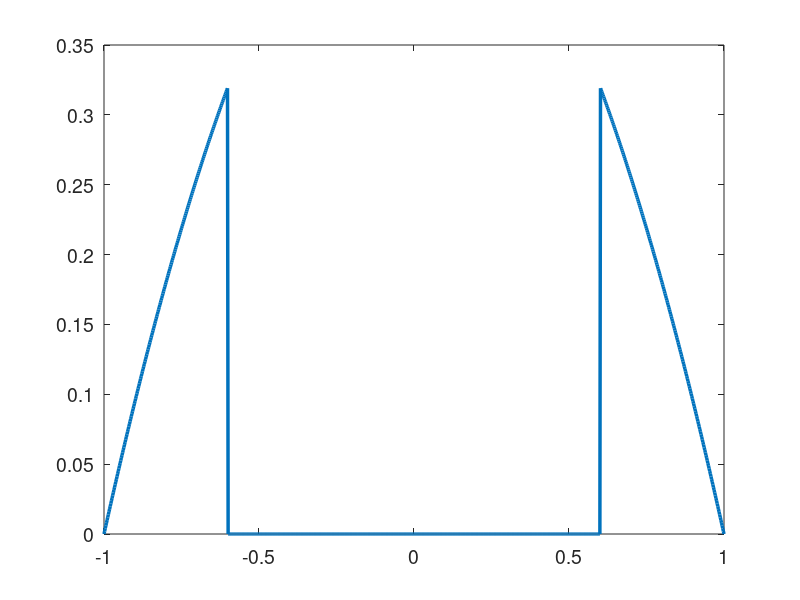

MATLAB code for this plot: (Note: this script raises an error after producing the figure.)
% clc
clear all
close all


set(0,'DefaultAxesFontSize',14)
set(0,'defaultLineLineWidth',2.5)
% set(0,'DefaultFigureWindowStyle','docked')


linestyles = {'k-','b-','r-','g-','c-','m-','k--','b--','r--','g--','c--','m--','k-.','b-.','r-.','g-.','c-.','m-.','k:','b:','r:','g:','c:','m:'};
pointstyles = {'ko','bo','ro','go','co','mo','k^','b^','r^','g^','c^','m^','ks','bs','rs','gs','cs','ms','k*','b*','r*','g*','c*','m*','k+','b+','r+','g+','c+','m+'};

%%%%%%%%%%%%%%%%%%%%%%%%%%%%%%%%%%%%%%%%%%%%%%%%%%%%%%%%%%%%%%%%%%
% Navier-Stokes Solver Demo (2D Channel)
%%%%%%%%%%%%%%%%%%%%%%%%%%%%%%%%%%%%%%%%%%%%%%%%%%%%%%%%%%%%%%%%%%

format compact;
format short; 
Re = 1; Pr=0.8; Pe=Re*Pr; 

%N=16; E=5; N1=N+1; nL=N1*N1*E;  % 16th order
N=2; % polynomial order  
Ex=1; % Number of elements in x
Ey=5; % Number of elements in y
CFL=0.1;
u_ic = Re;
pert = 0.0;
f_ic = @(x,y) u_ic*(1-y.^2);

%% Enrichment information
en_on = 1;
N_en_y = Ey; 
% psi = {@(x,y) (0.5*(1 - y.^2) + 0.*x), @(x,y) 0.*y + 0.*x};
% gpsi = {@(x,y) 0.*y + 0.*x, @(x,y) (-1.*y + 0.*x), ...
%         @(x,y) 0.*y + 0.*x, @(x,y) 0.*y + 0.*x};
% hpsi = {@(x,y) 0.*y + 0.*x, @(x,y) (-1 - 0.*y + 0.*x), ...
%         @(x,y) 0.*y + 0.*x, @(x,y) 0.*y + 0.*x};
    
% No enrichment on one half
% psi = {@(x,y) (y<=0).*(0.5*(1 - y.^2)) + (y>0).*0.5 + 0.*x, @(x,y) 0.*y + 0.*x};
% gpsi = {@(x,y) 0.*y + 0.*x, @(x,y) (y<=0).*(-1.*y)+ (y>0).*0 + 0.*x, ...
%         @(x,y) 0.*y + 0.*x, @(x,y) 0.*y + 0.*x};
% hpsi = {@(x,y) 0.*y + 0.*x, @(x,y) (y<=0).*(-1.)+ (y>0).*0 + 0.*y + 0.*x, ...
%         @(x,y) 0.*y + 0.*x, @(x,y) 0.*y + 0.*x};

% Blended enrichment
% En - Blend - normal .. - Blend - En
% N_en_form = 1;
% Ly = 2/Ey;
% ye = 1-Ly*N_en_form; % end of enrichment
% yb = 1-Ly*(N_en_form+1); % end of blending
% 
% blend = @(x,y) 0.*x + ...
%     (abs(y) >= (ye-eps)).*1 + ...
%     ((-(ye-eps) < y).*(y <= -(yb-eps))).*(y-(-yb))/((-ye)-(-yb)) + ...
%     + y.*0 + ...
%     (((ye-eps) > y).*(y >= (yb-eps))).*(y-(yb))/((ye)-(yb));
% dblend = @(x,y) 0.*x + ...
%     (abs(y) >= (ye-eps)).*0 + ...
%     ((-(ye-eps) < y).*(y <= -(yb-eps))).*1./((-ye)-(-yb)) + ...
%     + y.*0 + ...
%     (((ye-eps) > y).*(y >= (yb-eps))).*1./((ye)-(yb));
% hblend = @(x,y) 0.*x + ...
%     (abs(y) >= (ye-eps)).*0 + ...
%     ((-(ye-eps) < y).*(y <= -(yb-eps))).*0 + ...
%     + y.*0 + ...
%     (((ye-eps) > y).*(y >= (yb-eps))).*0;
% 
% % c1 = 1./(-ye^2-yb^2+2*ye*yb);
% % c2 = -2*ye*c1;
% % c3 = -(yb^2-2*yb*ye)*c1;
% % c1b = 1./(-(-ye)^2-(-yb)^2+2*(-ye)*(-yb));
% % c2b = -2*(-ye)*c1;
% % c3b = -((-yb)^2-2*(-yb)*(-ye))*c1;
% % blend = @(x,y) 0.*x + ...
% %     (abs(y) >= ye-eps).*1 + ...
% %     ((-(ye-eps) < y).*(y <= -(yb-eps))).*(c1b*y.^2+c2b*y+c3b) + ...
% %     + y.*0 + ...
% %     (((ye-eps) > y).*(y >= (yb-eps))).*(c1*y.^2+c2*y+c3);
% % 
% % dblend = @(x,y) 0.*x + ...
% %     (abs(y) >= (ye-eps)).*0 + ...
% %     ((-(ye-eps) < y).*(y <= -(yb-eps))).*(2*c1b*y+c2b) + ...
% %     + y.*0 + ...
% %     (((ye-eps) > y).*(y >= (yb-eps))).*(2*c1*y+c2);
% % 
% % hblend = @(x,y) 0.*x + ...
% %     (abs(y) >= (ye-eps)).*0 + ...
% %     ((-(ye-eps) < y).*(y <= -(yb-eps))).*2*c1b + ...
% %     + y.*0 + ...
% %     (((ye-eps) > y).*(y >= (yb-eps))).*2*c1;
% 
% en = @(x,y)(0.5*(1 - y.^2)) + 0.*x;
% den = @(x,y) (-1.*y + 0.*x);
% hen = @(x,y) (-1 - 0.*y + 0.*x);
% 
% psi = {@(x,y) blend(x,y).*en(x,y), @(x,y) 0.*y + 0.*x};
% gpsi = {@(x,y) 0.*y + 0.*x, ...
%         @(x,y) blend(x,y).*den(x,y) + dblend(x,y).*en(x,y), ...
%         @(x,y) 0.*y + 0.*x, @(x,y) 0.*y + 0.*x};
% hpsi = {@(x,y) 0.*y + 0.*x, ...
%         @(x,y) blend(x,y).*hen(x,y) + 2*dblend(x,y).*den(x,y) + hblend(x,y).*en(x,y), ...
%         @(x,y) 0.*y + 0.*x, @(x,y) 0.*y + 0.*x};

% Flat enrichment in middle
% Middle is higher than normal enrichment
% en_loc = 2/Ey+0.0001;
% psi = {@(x,y) ((1-abs(y))<=en_loc).*(0.5*(1 - y.^2) + 0.*x)+((1-abs(y))>en_loc).*0.5*(1-(1-2/Ey)^2), @(x,y) 0.*y + 0.*x};
% gpsi = {@(x,y) 0.*y + 0.*x, @(x,y) ((1-abs(y))<=en_loc).*(-1.*y + 0.*x), ...
%         @(x,y) 0.*y + 0.*x, @(x,y) 0.*y + 0.*x};
% hpsi = {@(x,y) 0.*y + 0.*x, @(x,y) ((1-abs(y))<=en_loc).*(-1 - 0.*y + 0.*x), ...
%         @(x,y) 0.*y + 0.*x, @(x,y) 0.*y + 0.*x};

% % 0 enrichment in middle  
% Middle is slightly below normal enrichment
en_loc = 2/Ey+0.000000001;
psi = {@(x,y) ((1-abs(y))<=en_loc).*(0.5*(1 - y.^2) + 0.*x), @(x,y) 0.*y + 0.*x};
gpsi = {@(x,y) 0.*y + 0.*x, @(x,y) ((1-abs(y))<=en_loc).*(-1.*y + 0.*x), ...
        @(x,y) 0.*y + 0.*x, @(x,y) 0.*y + 0.*x};
hpsi = {@(x,y) 0.*y + 0.*x, @(x,y) ((1-abs(y))<=en_loc).*(-1 - 0.*y + 0.*x), ...
        @(x,y) 0.*y + 0.*x, @(x,y) 0.*y + 0.*x};

% 0 enrichment
% psi = {@(x,y) 0+0.*y + 0.*x, @(x,y) 0+0.*y + 0.*x;};
% gpsi = {@(x,y) 0.*y + 0.*x, @(x,y) 0.*y + 0.*x, @(x,y) 0.*y + 0.*x, @(x,y) 0.*y + 0.*x};
% hpsi = {@(x,y) 0.*y + 0.*x, @(x,y) 0.*y + 0.*x, @(x,y) 0.*y + 0.*x, @(x,y) 0.*y + 0.*x};

%% Plot psi
figure
ys_plot = linspace(-1,1,1000);
plot(ys_plot,psi{1}(0,ys_plot))

%% Begin Solve
E=Ex*Ey; % Total number of elements
N1=N+1; 
disp("Generating Matrices")
Q=makeq(Ex,Ey,N); % Global continuity
R=maker(Q,Ex,N); % Restriction matrix, applies Dirichlet conditions
[X,Y]=make_geom_channel(Ex,Ey,N);      % Geometry in local form


Ys = zeros(Ey*length(Y(1,:,1)),1);
for i = 1:Ey
    Ys((i-1)*(N+1)+1:(i)*(N+1)) = Y(1,:,(i-1)*Ex+1);
end
        
[G,J,ML,RX]=make_coef(X,Y);
[Ah,Bh,Ch,Dh,z,w]=semhat(N);

[n,nb]=size(R); 
nL=N1*N1*E;

Ab=spalloc(nb,nb,nb*N);    %  Generate Abar
for j=1:nb;
    x=zeros(nb,1); 
    x(j)=1; 
    Ab(:,j)=abar(x,Dh,G,Q);  % assembled Neumann Operator
end;
A=R*Ab*R'; % Full stiffness matrix
Bb=reshape(ML,nL,1); % Form Mass matrix
Bb=diag(Bb); 
Bb=sparse(Bb); 
Bb=Q'*Bb*Q; % Assembling mass matrix
Ma=R*Bb*R'; % Full mass matrix

% Assemble overall system matrices
nn = length(Ma); % number of nodes in the domain
Ma_uv = zeros(2*nn);
Ma_uv(1:nn,1:nn) = Ma;
Ma_uv(nn+1:2*nn,nn+1:2*nn) = Ma;
Ma_uv = sparse(Ma_uv);
A_uv = zeros(2*nn);
A_uv(1:nn,1:nn) = A;
A_uv(nn+1:2*nn,nn+1:2*nn) = A;
A_uv = sparse(A_uv);
ML_uv = zeros(2*(N+1),2*(N+1),E);
ML_uv(1:N+1,1:N+1,1:E) = ML;
ML_uv(N+2:2*(N+1),N+2:2*(N+1),1:E) = ML;


%% Assemble enrichment matrices
psi_xy{1} = psi{1}(X,Y);
psi_xy{2} = psi{2}(X,Y);
if en_on
    disp("Computing enrichment")
    [Mp,Sp,T1,T2,z_en,w_en] = enrich_mats(X,Y,E,N,psi,gpsi,hpsi);
    nb = N1*N1;
        
    for k=1:2
        Mp_all{k} = zeros(nb*E,nb*E);
        Sp_all{k} = zeros(nb*E,nb*E);
%         T1_all{k} = zeros(nb*E,1);
%         T2_all{k} = zeros(nb*E,1);
        T1_all{k} = zeros(N+1,N+1,E);
        T2_all{k} = zeros(N+1,N+1,E);
        
        T1_rs{k} = reshape(T1{k},[N+1,N+1,E]);
        T2_rs{k} = reshape(T2{k},[N+1,N+1,E]);
        
        % TODO: Assemble differently for different elements
        for iy = 1:Ey
            for ix = 1:Ex
                i = (iy-1)*Ex+ix;
                if ((iy <= N_en_y) || (iy > Ey-N_en_y))
                    Mp_all{k}((i-1)*nb+1:i*nb,(i-1)*nb+1:i*nb) = Mp{k}(:,:,i);
                    Sp_all{k}((i-1)*nb+1:i*nb,(i-1)*nb+1:i*nb) = Sp{k}(:,:,i);
%                     T1_all{k}((i-1)*nb+1:i*nb) = T1{k}(:,i);
%                     T2_all{k}((i-1)*nb+1:i*nb) = T2{k}(:,i);
%                     T1{k}(:,i) = T1{k}(:,i);
%                     T2{k}(:,i) = T2{k}(:,i);
                    T1_all{k}(:,:,i) = T1_rs{k}(:,:,i); 
                    T2_all{k}(:,:,i) = T2_rs{k}(:,:,i);
                end
            end
        end
        Mp_all{k} = sparse(Mp_all{k});
        Mp_all{k} = R*Q'*Mp_all{k}*Q*R';
        Sp_all{k} = sparse(Sp_all{k});
        Sp_all{k} = R*Q'*Sp_all{k}*Q*R';
        
%         T1_all{k} = sparse(T1_all{k});
%         T2_all{k} = sparse(T2_all{k});
%         T2_all{k} = Q'*T2_all{k};
   
    end
    
    Mp_uv = zeros(2*nn);
    Sp_uv = zeros(2*nn);
    Mp_uv(1:nn,1:nn) = Mp_all{1};
    Mp_uv(1:nn,nn+1:2*nn) = Mp_all{2};
    Sp_uv(1:nn,1:nn) = Sp_all{1};
    Sp_uv(nn+1:2*nn,nn+1:2*nn) = Sp_all{1};

    Mp_uv = sparse(Mp_uv);
    Sp_uv = sparse(Sp_uv);   
end

%%

dxmin=pi*(z(N1)-z(N))/(2*Ex); % Get min dx for CFL constraint
Tfinal=150; 
dt=CFL*dxmin/u_ic; 
nstep=ceil(Tfinal/dt); 
dt=Tfinal/nstep; 
% Print information
nstep
dt
yp1 = (1+Y(1,2))*Re

disp("Computing inverse")
Ai=pinv(full(Ab)); 

disp("Setting Initial Conditions")
% Initial conditions
u=u_ic*ones(size(ML)); 
v=0*ML;

for e = 1:E
    for i = 1:N+1
        for j = 1:N+1
            u(i,j,e) = f_ic(X(i,j,e),Y(i,j,e))+pert*rand()*u_ic;
            v(i,j,e) = v(i,j,e)+pert*rand()*u_ic;
            if en_on
                if ((e <= Ex*N_en_y) || (e > (Ey-N_en_y)*Ex))
                    u(i,j,e) = u(i,j,e) - psi{1}(X(i,j,e),Y(i,j,e));
                    v(i,j,e) = v(i,j,e) - psi{2}(X(i,j,e),Y(i,j,e));
                end
            end
        end
    end
end


u1=u; u2=u; u3=u; fx3=u; fx2=u; fx1=u;
v1=v; v2=v; v3=v; fy3=v; fy2=v; fy1=v;

F = ones(size(ML));
Fb=reshape(ML.*F,nL,1); %% Output

Fb=Bb\(Q'*Fb);  

uv = [u;v];

%% Setup BC if nonzero
u_bc = ones(size(u)).*((Y==1)+(Y==-1));
u_bc = reshape(ML.*u_bc,nL,1);
u_bc = Bb\(Q'*u_bc);

%%
disp("Timestepping")
plot1 = 1;
time = 0;
plot1 = post_channel(N,Ex,Ey,w,X,Y,Ys,en_on,time,u,psi_xy,N_en_y,plot1);
%%
for step=1:nstep 
    time=step*dt;
    if step==1; b0=1.0;    b= [ -1 0 0 ]';       a=[ 1  0 0 ]'; end
    if step==2; b0=1.5;    b=([ -4 1 0 ]')./2;   a=[ 2 -1 0 ]'; end
    if step==3; b0=11./6.; b=([ -18 9 -2 ]')./6; a=[ 3 -3 1 ]'; end
    if step<=3
        if en_on
            H_x=(Ma + A*dt/(b0*Re) + dt/b0*(Mp_all{1} + Sp_all{1}));
            H_y=(Ma + A*dt/(b0*Re));
            [LH_x,UH_x]=lu(H_x);
            [LH_y,UH_y]=lu(H_y);
            terms_x = 1/Re*(T1_all{1})+T2_all{1};
            terms_y = 1/Re*(T1_all{2})+T2_all{2};
            
            H_uv = (Ma_uv + A_uv*dt/(b0*Re) + dt/b0*(Mp_uv + Sp_uv));
            [LH_uv,UH_uv]=lu(H_uv);
        else
            H=(Ma + A*dt/(b0*Re));
            [LH_x,UH_x]=lu(H);
            LH_y = LH_x;
            UH_y = UH_x;

            terms_x = zeros(N+1,N+1,E);
            terms_y = zeros(N+1,N+1,E);
            
            H_uv = (Ma_uv + A_uv*dt/(b0*Re));
            [LH_uv,UH_uv]=lu(H_uv);
            Hbar=(Bb+ Ab*dt/(b0*Re));
        end
        
        b0i=1./b0;
    end % Viscous op
    
    %% uv version
    
%   Nonlinear step - unassembled, not multiplied by mass matrix

    fx1 = -convl(u,RX,Dh,u,v) + F + terms_x; % du = Cu  
    fy1 = -convl(v,RX,Dh,u,v) + terms_y; % dv = Cv

    rx  = a(1)*fx1+a(2)*fx2+a(3)*fx3; % kth-order extrapolation
    ry  = a(1)*fy1+a(2)*fy2+a(3)*fy3;

    fx3=fx2; fx2=fx1; 
    fy3=fy2; fy2=fy1; 

    rx  = dt*rx - (b(1)*u+b(2)*u2+b(3)*u3); u3=u2; u2=u; % Add BDF terms
    ry  = dt*ry - (b(1)*v+b(2)*v2+b(3)*v3); v3=v2; v2=v; %     and

    ut  = b0i*rx; 
    vt  = b0i*ry; 

%   uL=ut; vL=vt;
    [uL,vL,pr]=pressure_project(ut,vt,Ai,Q,ML,RX,Dh); % Div-free velocity
    pr = (b0/dt)*pr;

    %   Set RHS.                 %Viscous update. %  Convert to local form.
%     u=R*(Q'*reshape(ML.*uL,nL,1)-Hbar*u_bc);
    u=R*(Q'*reshape(ML.*uL,nL,1));
    v=R*(Q'*reshape(ML.*vL,nL,1));
    uv = [u;v];
    uv=UH_uv\(LH_uv\uv);
    u = uv(1:nn);
    v = uv(nn+1:2*nn);
%     u=Q*(R'*u+u_bc);
    u=Q*(R'*u);
    u=reshape(u,N1,N1,E);
    v=Q*(R'*v);
    v=reshape(v,N1,N1,E);
    
    
    
%% Output
    if mod(step,100)==0
        plot1 = post_channel(N,Ex,Ey,w,X,Y,Ys,en_on,time,u,psi_xy,N_en_y,plot1);
    end

end
%%%%%%%%%%%%%%%%%%%%%%%%%%%%%%%%%%%%%%%%%%%%%%%%%%%%%%%%%%%%%%%%%%
